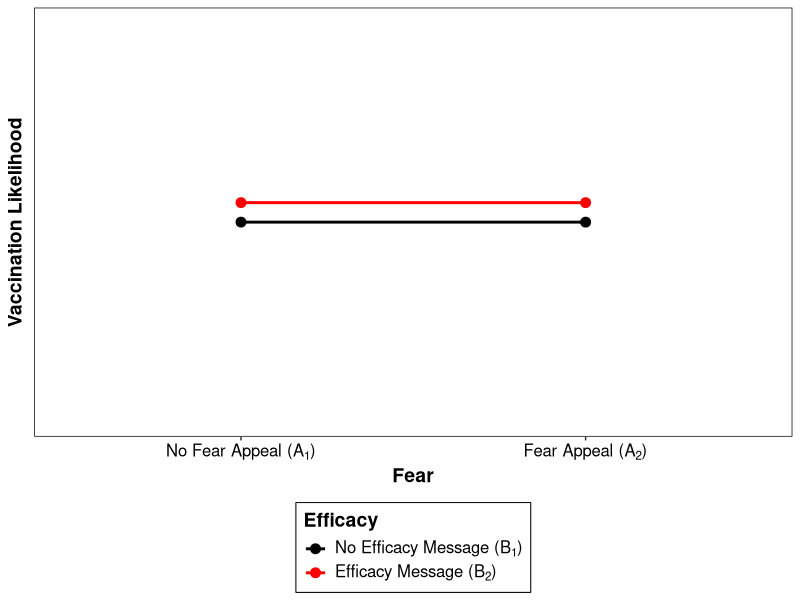
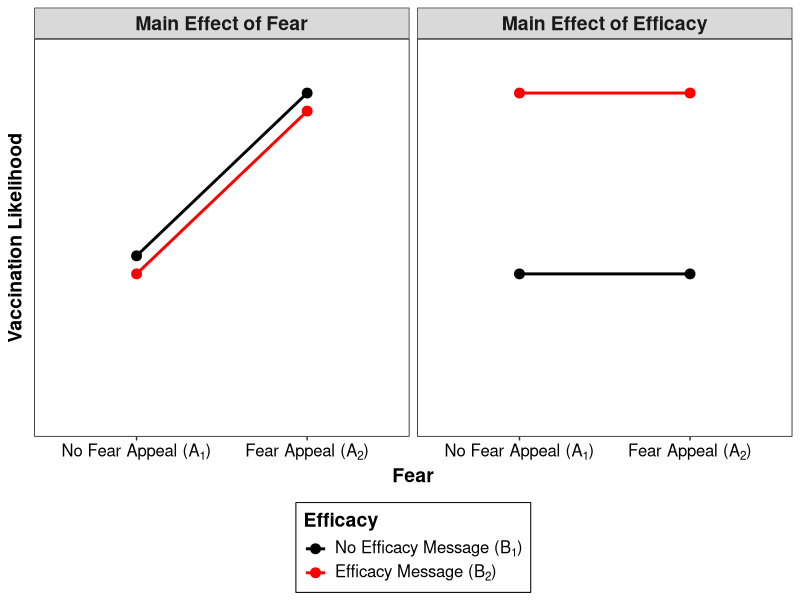
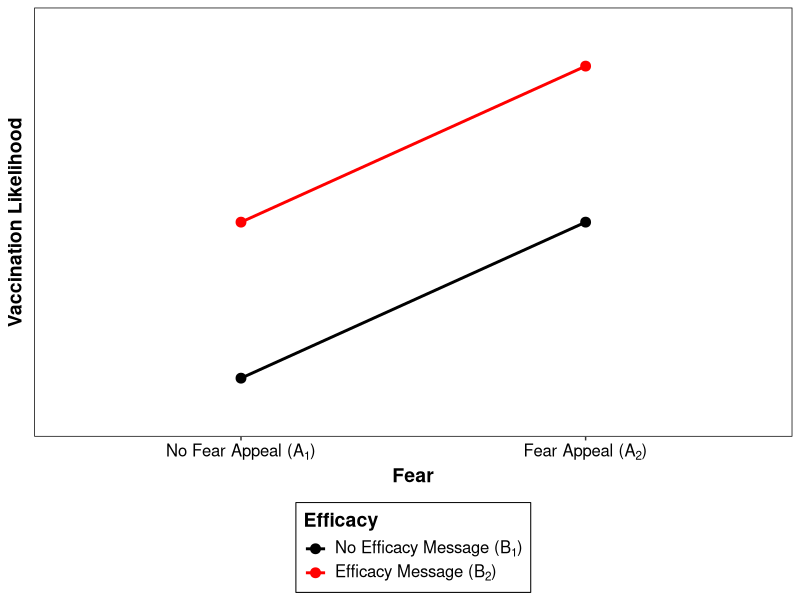
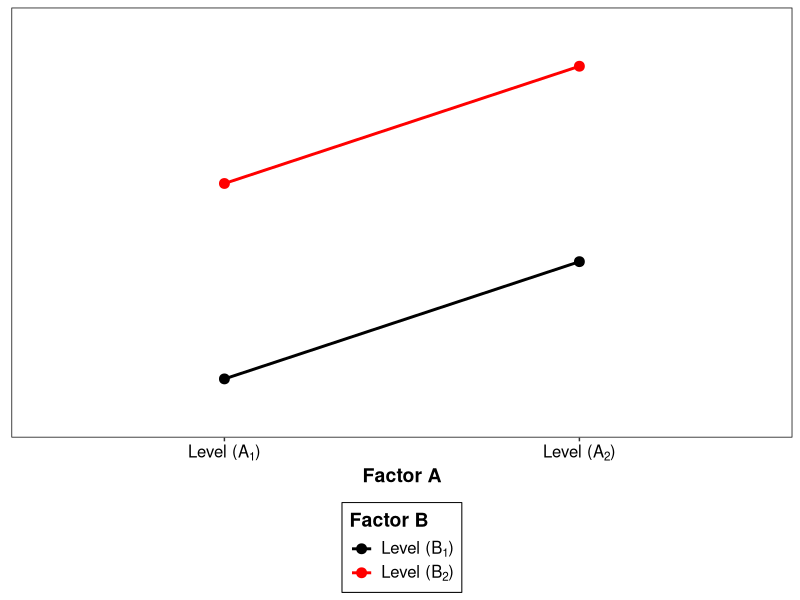
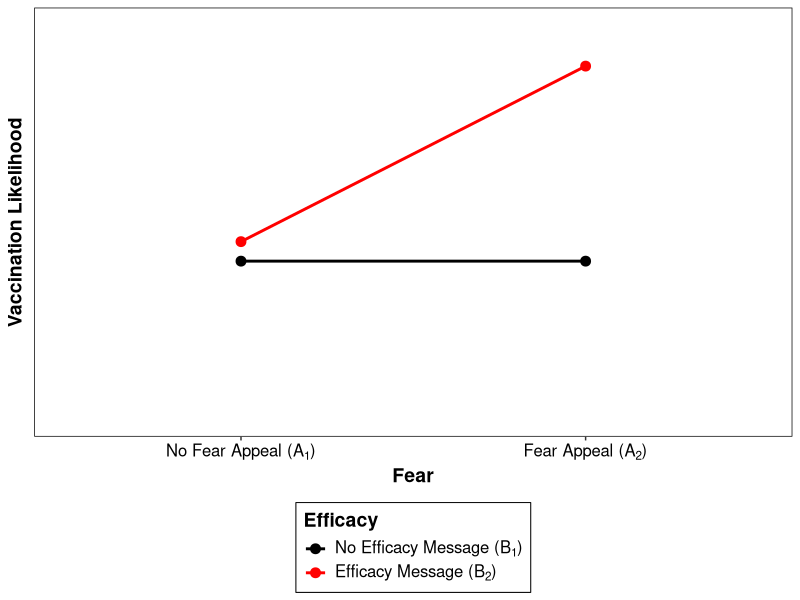
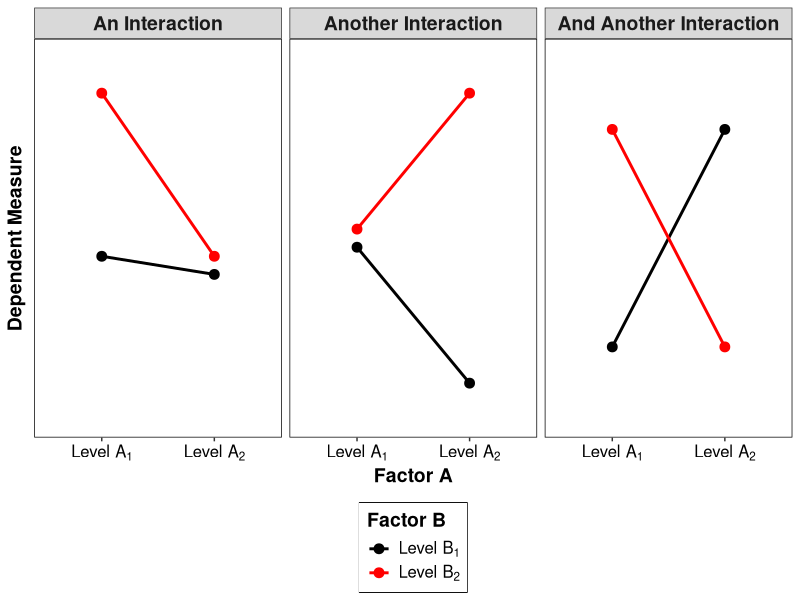
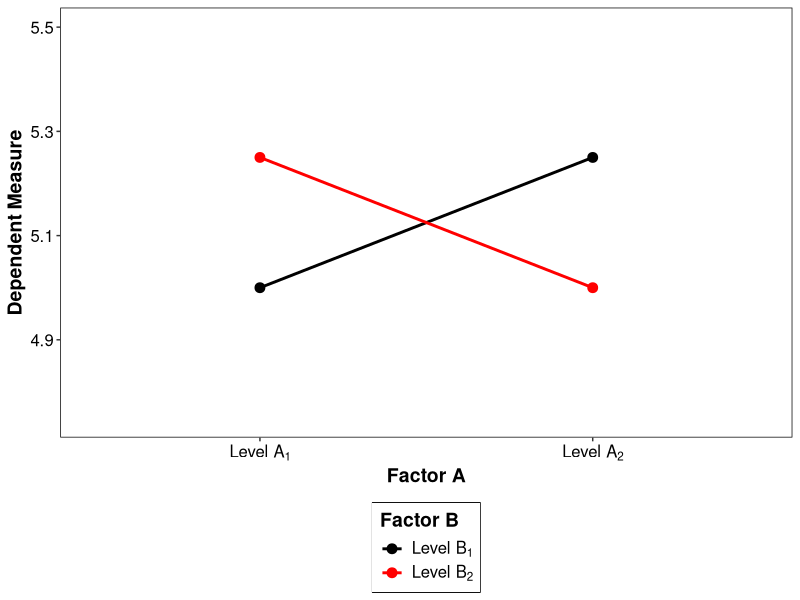
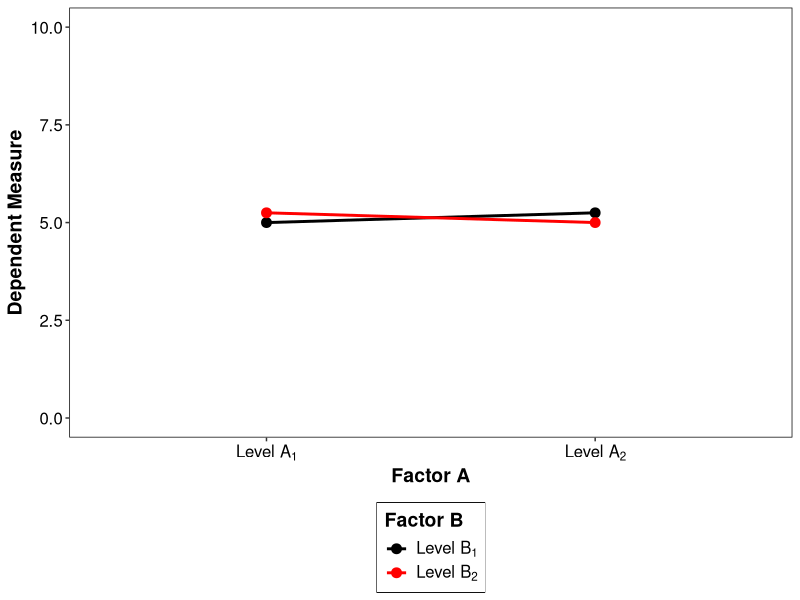

Recreate these plots in R, in order.

##########################################
#                                        #
# INTERACTION PLOTS FOR LECTURE 1 SLIDES #
#                                        #
##########################################


################
# Dependencies #
################

library(tidyverse)
library(ggplot2)


###############################
# NO SIGNIFICANT MAIN EFFECTS #
###############################

no_sig_effects = tibble(
  Fear = c("No Fear Appeal","No Fear Appeal","Fear Appeal","Fear Appeal"),  
  Efficacy  = c("No Efficacy Message","Efficacy Message","No Efficacy Message","Efficacy Message"),
  Mean  = c(5,5.5,5,5.5)
)
no_sig_effects$Fear <- factor(no_sig_effects$Fear, levels = c("No Fear Appeal","Fear Appeal"))
no_sig_effects$Efficacy <- factor(no_sig_effects$Efficacy, levels = c("No Efficacy Message","Efficacy Message"))

ggplot(data = no_sig_effects, mapping = aes(x = Fear, y = Mean, group = Efficacy)) +
  geom_line(size = 1, aes(color = Efficacy)) +
  geom_point(size = 3, aes(color = Efficacy)) +
  scale_x_discrete(labels = c(expression(paste("No Fear Appeal (", A[1],")")), 
      expression(paste("Fear Appeal (", A[2],")")))) +
  scale_color_manual(values=c("#000000", "#ff0000"), labels = c(expression(paste("No Efficacy Message (", B[1],")")), 
      expression(paste("Efficacy Message (", B[2],")")))) +
  ylim(0,10) +
  labs(x = "Fear", y = "Vaccination Likelihood") +
  theme_bw() +
  theme(panel.grid.major      = element_blank(),
        panel.grid.minor      = element_blank(),
        panel.background      = element_blank(),
        panel.border          = element_rect(colour = "black", fill=NA),
        axis.line             = element_blank(),
        axis.title.x          = element_text(size = 14, face = "bold"),
        axis.text.x           = element_text(size = 12, face = "bold", color = "black"),
        axis.text.y           = element_blank(),
        axis.title.y          = element_text(size = 14, face = "bold"),
        axis.ticks.y          = element_blank(),
        legend.title          = element_text(size = 14, face = "bold"),
        legend.background     = element_blank(),
        legend.box.background = element_rect(colour = "black"),
        legend.text           = element_text(size = 12),
        legend.position       = "bottom",
        legend.direction      = "vertical"
  ) 
ggsave("Figure1.pdf", width = 5, height = 6)


##########################################
# SIGNIFICANT EFFECT OF FEAR OR EFFICACY #
##########################################

one_sig_main_effect = tibble(
  Effect    = c("Main Effect of Efficacy","Main Effect of Efficacy","Main Effect of Efficacy","Main Effect of Efficacy","Main Effect of Fear","Main Effect of Fear","Main Effect of Fear","Main Effect of Fear"),
  Fear      = c("No Fear Appeal","No Fear Appeal","Fear Appeal","Fear Appeal","No Fear Appeal","No Fear Appeal","Fear Appeal","Fear Appeal"),  
  Efficacy  = c("No Efficacy Message","Efficacy Message","No Efficacy Message","Efficacy Message","No Efficacy Message","Efficacy Message","No Efficacy Message","Efficacy Message"),
  Mean      = c(4,9,4,9,4.5,4,9,8.5)
)
one_sig_main_effect$Effect   <- factor(one_sig_main_effect$Effect,   levels = c("Main Effect of Fear","Main Effect of Efficacy"))
one_sig_main_effect$Fear     <- factor(one_sig_main_effect$Fear,     levels = c("No Fear Appeal","Fear Appeal"))
one_sig_main_effect$Efficacy <- factor(one_sig_main_effect$Efficacy, levels = c("No Efficacy Message","Efficacy Message"))

ggplot(data = one_sig_main_effect, mapping = aes(x = Fear, y = Mean, group = Efficacy)) +
  geom_line(size = 1, aes(color = Efficacy)) +
  geom_point(size = 3, aes(color = Efficacy)) +
  scale_x_discrete(labels = c(expression(paste("No Fear Appeal (", A[1],")")), 
      expression(paste("Fear Appeal (", A[2],")")))) +
  scale_color_manual(values=c("#000000", "#ff0000"), labels = c(expression(paste("No Efficacy Message (", B[1],")")), 
      expression(paste("Efficacy Message (", B[2],")")))) +
  facet_wrap(~Effect, nrow = 1) +
  ylim(0,10) +
  labs(x = "Fear", y = "Vaccination Likelihood") +
  theme_bw() +
  theme(strip.text            = element_text(size = 14, face = "bold"),
        panel.grid.major      = element_blank(),
        panel.grid.minor      = element_blank(),
        panel.background      = element_blank(),
        panel.border          = element_rect(colour = "black", fill=NA),
        axis.line             = element_blank(),
        axis.title.x          = element_text(size = 14, face = "bold"),
        axis.text.x           = element_text(size = 12, color = "black"),
        axis.text.y           = element_blank(),
        axis.title.y          = element_text(size = 14, face = "bold"),
        axis.ticks.y          = element_blank(),
        legend.title          = element_text(size = 14, face = "bold"),
        legend.background     = element_blank(),
        legend.box.background = element_rect(colour = "black"),
        legend.text           = element_text(size = 12),
        legend.position       = "bottom",
        legend.direction      = "vertical"
  ) 
ggsave("Figure2.pdf", width = 8, height = 6)


################################
# TWO SIGNIFICANT MAIN EFFECTS #
################################

sig_effect_feareff = tibble(
  Fear      = c("No Fear Appeal","No Fear Appeal","Fear Appeal","Fear Appeal"),  
  Efficacy  = c("No Efficacy Message","Efficacy Message","No Efficacy Message","Efficacy Message"),
  Mean      = c(1,5,5,9) 
)
sig_effect_feareff$Fear     <- factor(sig_effect_feareff$Fear, levels = c("No Fear Appeal","Fear Appeal"))
sig_effect_feareff$Efficacy <- factor(sig_effect_feareff$Efficacy, levels = c("No Efficacy Message","Efficacy Message"))

ggplot(data = sig_effect_feareff, mapping = aes(x = Fear, y = Mean, group = Efficacy)) +
  geom_line(size = 1, aes(color = Efficacy)) +
  geom_point(size = 3, aes(color = Efficacy)) +
  scale_x_discrete(labels = c(expression(paste("No Fear Appeal (", A[1],")")), 
      expression(paste("Fear Appeal (", A[2],")")))) +
  scale_color_manual(values=c("#000000", "#ff0000"), labels = c(expression(paste("No Efficacy Message (", B[1],")")), 
      expression(paste("Efficacy Message (", B[2],")")))) +
  ylim(0,10) +
  labs(x = "Fear", y = "Vaccination Likelihood") +
  theme_bw() +
  theme(panel.grid.major      = element_blank(),
        panel.grid.minor      = element_blank(),
        panel.background      = element_blank(),
        panel.border          = element_rect(colour = "black", fill=NA),
        axis.line             = element_blank(),
        axis.title.x          = element_text(size = 14, face = "bold"),
        axis.text.x           = element_text(size = 12, color = "black"),
        axis.text.y           = element_blank(),
        axis.title.y          = element_text(size = 14, face = "bold"),
        axis.ticks.y          = element_blank(),
        legend.title          = element_text(size = 14, face = "bold"),
        legend.background     = element_blank(),
        legend.box.background = element_rect(colour = "black"),
        legend.text           = element_text(size = 12),
        legend.position       = "bottom",
        legend.direction      = "vertical"
  )
ggsave("Figure3.pdf", width = 5, height = 6)


# Generic version of the above figure
sig_effect_feareff = tibble(
  Fear      = c("No Fear Appeal","No Fear Appeal","Fear Appeal","Fear Appeal"),  
  Efficacy  = c("No Efficacy Message","Efficacy Message","No Efficacy Message","Efficacy Message"),
  Mean      = c(1,6,4,9) 
)
sig_effect_feareff$Fear     <- factor(sig_effect_feareff$Fear, levels = c("No Fear Appeal","Fear Appeal"))
sig_effect_feareff$Efficacy <- factor(sig_effect_feareff$Efficacy, levels = c("No Efficacy Message","Efficacy Message"))

ggplot(data = sig_effect_feareff, mapping = aes(x = Fear, y = Mean, group = Efficacy)) +
  geom_line(size = 1, aes(color = Efficacy)) +
  geom_point(size = 3, aes(color = Efficacy)) +
  scale_x_discrete(labels = c(expression(paste("Level (", A[1],")")), 
      expression(paste("Level (", A[2],")")))) +
  scale_color_manual(values=c("#000000", "#ff0000"), labels = c(expression(paste("Level (", B[1],")")), 
      expression(paste("Level (", B[2],")")))) +
  ylim(0,10) +
  labs(x = "Factor A", y = "Dependent Measure", color = "Factor B") +
  theme_bw() +
  theme(panel.grid.major      = element_blank(),
        panel.grid.minor      = element_blank(),
        panel.background      = element_blank(),
        panel.border          = element_rect(colour = "black", fill=NA),
        axis.line             = element_blank(),
        axis.title.x          = element_text(size = 14, face = "bold"),
        axis.text.x           = element_text(size = 12, color = "black"),
        axis.text.y           = element_blank(),
        axis.title.y          = element_blank(),
        axis.ticks.y          = element_blank(),
        legend.title          = element_text(size = 14, face = "bold"),
        legend.background     = element_blank(),
        legend.box.background = element_rect(colour = "black"),
        legend.text           = element_text(size = 12),
        legend.position       = "bottom",
        legend.direction      = "vertical"
  )
ggsave("Figure3_Generic_Labels.pdf", width = 5, height = 6)


###############
# INTERACTION #
###############

interaction = tibble(
  Fear = c("No Fear Appeal","No Fear Appeal","Fear Appeal","Fear Appeal"),  
  Efficacy  = c("No Efficacy Message","Efficacy Message","No Efficacy Message","Efficacy Message"),
  Mean  = c(4,4.5,4,9)
)
interaction$Fear     <- factor(interaction$Fear, levels     = c("No Fear Appeal","Fear Appeal"))
interaction$Efficacy <- factor(interaction$Efficacy, levels = c("No Efficacy Message","Efficacy Message"))

ggplot(data = interaction, mapping = aes(x = Fear, y = Mean, group = Efficacy)) +
  geom_line(size = 1, aes(color = Efficacy)) +
  geom_point(size = 3, aes(color = Efficacy)) +
  scale_x_discrete(labels = c(expression(paste("No Fear Appeal (", A[1],")")), 
      expression(paste("Fear Appeal (", A[2],")")))) +
  scale_color_manual(values=c("#000000", "#ff0000"), labels = c(expression(paste("No Efficacy Message (", B[1],")")), 
      expression(paste("Efficacy Message (", B[2],")")))) +
  ylim(0,10) +
  labs(x = "Fear", y = "Vaccination Likelihood") +
  theme_bw() +
  theme(panel.grid.major      = element_blank(),
        panel.grid.minor      = element_blank(),
        panel.background      = element_blank(),
        panel.border          = element_rect(colour = "black", fill=NA),
        axis.line             = element_blank(),
        axis.title.x          = element_text(size = 14, face = "bold"),
        axis.text.x           = element_text(size = 12, color = "black"),
        axis.text.y           = element_blank(),
        axis.title.y          = element_text(size = 14, face = "bold"),
        axis.ticks.y          = element_blank(),
        legend.title          = element_text(size = 14, face = "bold"),
        legend.background     = element_blank(),
        legend.box.background = element_rect(colour = "black"),
        legend.text           = element_text(size = 12),
        legend.position       = "bottom",
        legend.direction      = "vertical"
  )
ggsave("Figure4.pdf", width = 5, height = 6)


##################################
# DIFFERENT TYPES OF INTERACTION #
##################################

interactions = tibble(
  Example = c("An Interaction","An Interaction","An Interaction","An Interaction",
              "Another Interaction","Another Interaction","Another Interaction","Another Interaction",
              "And Another Interaction","And Another Interaction","And Another Interaction",
              "And Another Interaction"),  
  A = c("Level A1","Level A1","Level A2","Level A2","Level A1","Level A1","Level A2","Level A2",
        "Level A1","Level A1","Level A2","Level A2"),
  B = c("Level B1","Level B2","Level B1","Level B2","Level B1","Level B2","Level B1","Level B2",
        "Level B1","Level B2","Level B1","Level B2"), 
  Mean  = c(4.5,9,4,4.5,4.75,5.25,1,9,2,8,8,2)
)
interactions$Example <- factor(interactions$Example,levels = c("An Interaction","Another Interaction","And Another Interaction"))

ggplot(data = interactions, mapping = aes(x = A, y = Mean, group = B)) +
  geom_line(size = 1, aes(color = B)) +
  geom_point(size = 3, aes(color = B)) +
  scale_x_discrete(labels = c(expression(paste("Level ", A[1],"")), 
      expression(paste("Level ", A[2],"")))) +
  scale_color_manual(values=c("#000000", "#ff0000"), labels = c(expression(paste("Level ", B[1],"")), 
      expression(paste("Level ", B[2],"")))) +
  facet_wrap(~Example, nrow = 1) +
  ylim(0,10) +
  labs(x = "Factor A", y = "Dependent Measure", color = "Factor B") +
  theme_bw() +
  theme(strip.text            = element_text(size = 14, face = "bold"),
        panel.grid.major      = element_blank(),
        panel.grid.minor      = element_blank(),
        panel.background      = element_blank(),
        panel.border          = element_rect(colour = "black", fill=NA),
        axis.line             = element_blank(),
        axis.title.x          = element_text(size = 14, face = "bold"),
        axis.text.x           = element_text(size = 12, color = "black"),
        axis.text.y           = element_blank(),
        axis.title.y          = element_text(size = 14, face = "bold"),
        axis.ticks.y          = element_blank(),
        legend.text           = element_text(size = 12),
        legend.title          = element_text(size = 14, face = "bold"),
        legend.box.background = element_rect(colour = "black"),
        legend.position       = "bottom",
        legend.direction      = "vertical"
  ) 
ggsave("Figure5.pdf", width = 9, height = 6)


###################
# SCALING EXAMPLE #
###################

scaling = tibble(
  A = c("Level A1","Level A1","Level A2","Level A2"),
  B = c("Level B1","Level B2","Level B1","Level B2"), 
  Mean  = c(5,5.25,5.25,5)  
)

# Version 1 - Compressed Scale
ggplot(data = scaling, mapping = aes(x = A, y = Mean, group = B)) +
  geom_line(size = 1, aes(color = B)) +
  geom_point(size = 3, aes(color = B)) +
  scale_x_discrete(labels = c(expression(paste("Level ", A[1],"")), 
      expression(paste("Level ", A[2],"")))) +
  scale_color_manual(values=c("#000000", "#ff0000"), labels = c(expression(paste("Level ", B[1],"")), 
      expression(paste("Level ", B[2],"")))) +
  ylim(4.75,5.5) +
  labs(x = "Factor A", y = "Dependent Measure", color = "Factor B") +
  theme_bw() +
  theme(strip.text            = element_text(size = 14, face = "bold"),
        panel.grid.major      = element_blank(),
        panel.grid.minor      = element_blank(),
        panel.background      = element_blank(),
        panel.border          = element_rect(colour = "black", fill=NA),
        axis.line             = element_blank(),
        axis.title.x          = element_text(size = 14, face = "bold"),
        axis.text.x           = element_text(size = 12, colour = "black"),
        axis.title.y          = element_text(size = 14, face = "bold"),
        axis.text.y           = element_text(size = 12, colour = "black"),
        legend.title          = element_text(size = 14, face = "bold"),
        legend.text           = element_text(size = 12),
        legend.box.background = element_rect(colour = "black"),
        legend.position       = "bottom",
        legend.direction      = "vertical"
  ) 
ggsave("Figure6.pdf", width = 5, height = 6)

# Version 2 - Expanded Scale
ggplot(data = scaling, mapping = aes(x = A, y = Mean, group = B)) +
  geom_line(size = 1, aes(color = B)) +
  geom_point(size = 3, aes(color = B)) +
  scale_x_discrete(labels = c(expression(paste("Level ", A[1],"")), 
      expression(paste("Level ", A[2],"")))) +
  scale_color_manual(values=c("#000000", "#ff0000"), labels = c(expression(paste("Level ", B[1],"")), 
      expression(paste("Level ", B[2],"")))) +
  ylim(0,10) +
  labs(x = "Factor A", y = "Dependent Measure", color = "Factor B") +
  theme_bw() +
  theme(strip.text            = element_text(size = 14, face = "bold"),
        panel.grid.major      = element_blank(),
        panel.grid.minor      = element_blank(),
        panel.background      = element_blank(),
        panel.border          = element_rect(colour = "black", fill=NA),
        axis.line             = element_blank(),
        axis.title.x          = element_text(size = 14, face = "bold"),
        axis.text.x           = element_text(size = 12, colour = "black"),
        axis.title.y          = element_text(size = 14, face = "bold"),
        axis.text.y           = element_text(size = 12, colour = "black"),
        legend.title          = element_text(size = 14, face = "bold"),
        legend.text           = element_text(size = 12),
        legend.box.background = element_rect(colour = "black"),
        legend.position       = "bottom",
        legend.direction      = "vertical"
  ) 
ggsave("Figure7.pdf", width = 5, height = 6)


#######################################
# INDEPENDENCE OF SIMPLE MAIN EFFECTS #
#######################################


simple_effects = tibble(
  A = c("Level A1","Level A1","Level A1","Level A2","Level A2","Level A2"),
  B = c("Level B1","Level B2","Level B3","Level B1","Level B2","Level B3"), 
  Mean  = c(6,3.5,3.5,9,4,4)
)

ggplot(data = simple_effects, mapping = aes(x = B, y = Mean, group = A)) +
  geom_line(size = 1, aes(color = A)) +
  geom_point(size = 3, aes(color = A)) +
  scale_x_discrete(labels = c(expression(paste("Level ", B[1],"")),expression(paste("Level ", B[2],"")), 
        expression(paste("Level ", B[3],"")))) +
  scale_color_manual(values=c("#000000", "#ff0000"), labels = c(expression(paste("Level ", A[1],"")), 
        expression(paste("Level ", A[2],"")))) +
  ylim(0,10) +
  labs(x = "Factor B", y = "Dependent Measure", color = "Factor A") +
  theme_bw() +
  theme(strip.text            = element_text(size = 14, face = "bold"),
        panel.grid.major      = element_blank(),
        panel.grid.minor      = element_blank(),
        panel.background      = element_blank(),
        panel.border          = element_rect(colour = "black", fill=NA),
        axis.line             = element_blank(),
        axis.title.x          = element_text(size = 14, face = "bold"),
        axis.text.x           = element_text(size = 12, color = "black"),
        axis.text.y           = element_blank(),
        axis.title.y          = element_blank(),
        axis.ticks.y          = element_blank(),
        legend.title          = element_text(size = 14, face = "bold"),
        legend.text           = element_text(size = 12),
        legend.box.background = element_rect(colour = "black"),
        legend.position       = "bottom",
        legend.direction      = "vertical"
  )
ggsave("Figure8.pdf", width = 5, height = 6)
